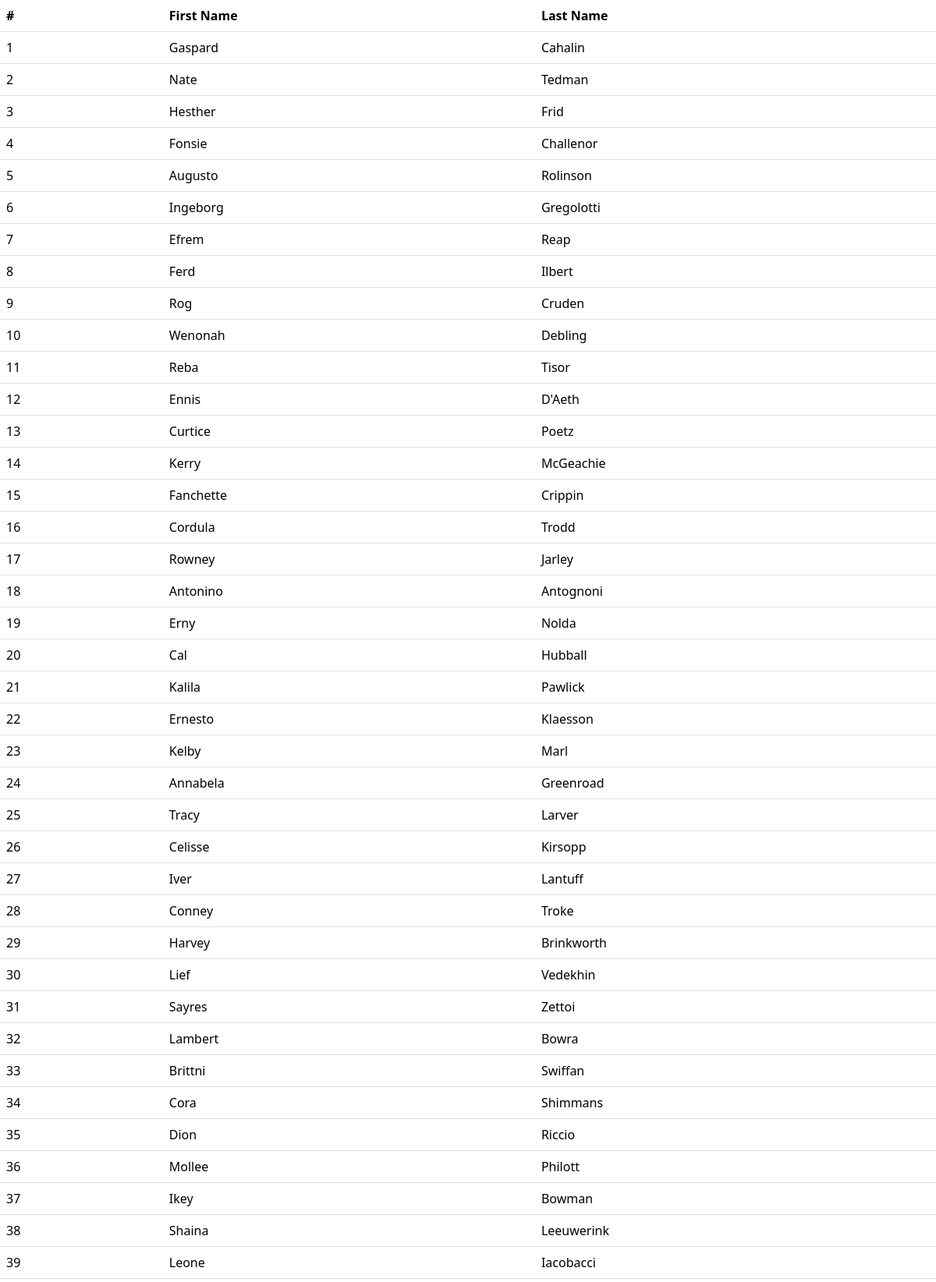
The page / (upper part) on the database its author committed.
### tables this page shows
CREATE TABLE "employees_tbl" (
	"id"	INTEGER,
	"first_name"	TEXT,
	"last_name"	TEXT,
	"email"	TEXT,
	"gender"	TEXT,
	"ip_address"	TEXT,
	PRIMARY KEY("id" AUTOINCREMENT)
);

### tp10/app.py (the view)
@app.route("/")
def index():
    dao = EmployeeDAO("employees_db.db")
    employees = dao.find_all()
    return render_template('employees.html',employees = employees)

### tp10/EmployeeDAO.py (called while the page is built)
    def __del__(self):
        self.__con.close()

    def find_all(self):
        sql = "SELECT * FROM employees_tbl"
        cur = self.__con.cursor()
        res = cur.execute(sql)
        for data in res.fetchall():
            e = Employee(*data)
            yield e

### tp10/templates/employees.html (shortened to what this page needs)
<!DOCTYPE html>
<html lang="en">
<head>
    <link href="https://cdn.jsdelivr.net/npm/bootstrap@5.3.3/dist/css/bootstrap.min.css" rel="stylesheet">
</head>
<body>
    <table class="table">
        <thead>
            <tr>
                <th>#</th>
                <th>First Name</th>
                <th>Last Name</th>
            </tr>
        </thead>
        <tbody>
            {% for employee in employees %}
            <tr>
                <td>{{ employee.id }}</td>
                <td>{{ employee.first_name }}</td>
                <td>{{ employee.last_name }}</td>
            </tr>
            {% endfor %}
        </tbody>
    </table>
</body>
</html>

### rows shown on the page
employees_tbl: id "1", first_name "Gaspard", last_name "Cahalin"
employees_tbl: id "2", first_name "Nate", last_name "Tedman"
employees_tbl: id "3", first_name "Hesther", last_name "Frid"
employees_tbl: id "4", first_name "Fonsie", last_name "Challenor"
employees_tbl: id "5", first_name "Augusto", last_name "Rolinson"
employees_tbl: id "6", first_name "Ingeborg", last_name "Gregolotti"
employees_tbl: id "7", first_name "Efrem", last_name "Reap"
employees_tbl: id "8", first_name "Ferd", last_name "Ilbert"
employees_tbl: id "9", first_name "Rog", last_name "Cruden"
employees_tbl: id "10", first_name "Wenonah", last_name "Debling"
employees_tbl: id "11", first_name "Reba", last_name "Tisor"
employees_tbl: id "12", first_name "Ennis", last_name "D'Aeth"
employees_tbl: id "13", first_name "Curtice", last_name "Poetz"
employees_tbl: id "14", first_name "Kerry", last_name "McGeachie"
employees_tbl: id "15", first_name "Fanchette", last_name "Crippin"
employees_tbl: id "16", first_name "Cordula", last_name "Trodd"
employees_tbl: id "17", first_name "Rowney", last_name "Jarley"
employees_tbl: id "18", first_name "Antonino", last_name "Antognoni"
employees_tbl: id "19", first_name "Erny", last_name "Nolda"
employees_tbl: id "20", first_name "Cal", last_name "Hubball"
employees_tbl: id "21", first_name "Kalila", last_name "Pawlick"
employees_tbl: id "22", first_name "Ernesto", last_name "Klaesson"
employees_tbl: id "23", first_name "Kelby", last_name "Marl"
employees_tbl: id "24", first_name "Annabela", last_name "Greenroad"
employees_tbl: id "25", first_name "Tracy", last_name "Larver"
employees_tbl: id "26", first_name "Celisse", last_name "Kirsopp"
employees_tbl: id "27", first_name "Iver", last_name "Lantuff"
employees_tbl: id "28", first_name "Conney", last_name "Troke"
employees_tbl: id "29", first_name "Harvey", last_name "Brinkworth"
employees_tbl: id "30", first_name "Lief", last_name "Vedekhin"
employees_tbl: id "31", first_name "Sayres", last_name "Zettoi"
employees_tbl: id "32", first_name "Lambert", last_name "Bowra"
employees_tbl: id "33", first_name "Brittni", last_name "Swiffan"
employees_tbl: id "34", first_name "Cora", last_name "Shimmans"
employees_tbl: id "35", first_name "Dion", last_name "Riccio"
employees_tbl: id "36", first_name "Mollee", last_name "Philott"
employees_tbl: id "37", first_name "Ikey", last_name "Bowman"
employees_tbl: id "38", first_name "Shaina", last_name "Leeuwerink"
employees_tbl: id "39", first_name "Leone", last_name "Iacobacci"
